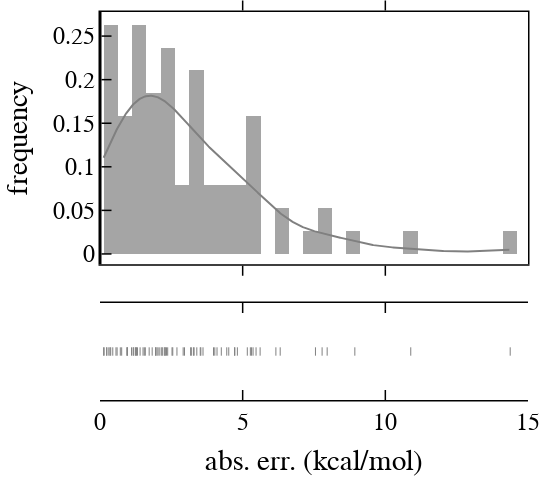

Notebook cell for this chart:
### Markdown cell above
##### absolute error distribution

### Code cell
hist_data = [df_sel['errs_t'].values]
group_labels = [""]
colors = ['gray', blue, green, red]
fig = ff.create_distplot(hist_data, group_labels, show_hist=True, colors=colors, bin_size=0.5)
layout = go.Layout()
layout.legend.update(x=.5, y=1, bgcolor="rgba(0,0,0,0)")
layout.update(showlegend=False)
layout.update(width=550, height=500)
layout.update(glob_layout)
layout["xaxis"].update({'title': "abs. err. (kcal/mol)", "range": [0, 15]})
layout["yaxis"].update({'title': "frequency"})
fig.layout.update(layout)
fig.show()

np.mean(df_sel['errs_t'])

### Figure 1 — Plotly figure (JSON) as saved in the notebook; plotly's stock layout.template omitted (floating-point values rounded to 4 significant figures; data arrays with more than 128 entries replaced by an {"elided": "..."} marker saying what was removed)
{"data": [{"autobinx": false, "histnorm": "probability density", "legendgroup": "", "marker": {"color": "gray"}, "name": "", "opacity": 0.7, "type": "histogram", "x": [0.1272, 0.1442, 0.2355, 0.2387, 0.3098, 0.3504, 0.3752, 0.4479, 0.56, 0.5994, 0.7115, 0.7599, 0.9443, 0.9533, 0.9589, 1.105, 1.161, 1.181, 1.241, 1.262, 1.276, 1.313, 1.405, 1.508, 1.553, 1.588, 1.723, 1.829, 1.948, 1.956, 1.997, 2.037, 2.097, 2.164, 2.183, 2.252, 2.278, 2.288, 2.33, 2.373, 2.524, 2.55, 2.697, 2.915, 2.961, 3.175, 3.201, 3.273, 3.298, 3.393, 3.513, 3.534, 3.61, 3.978, 4.023, 4.102, 4.251, 4.442, 4.512, 4.718, 4.724, 4.814, 5.162, 5.27, 5.312, 5.365, 5.469, 5.612, 6.164, 6.315, 7.551, 7.784, 7.962, 8.931, 10.89, 14.38], "xaxis": "x", "xbins": {"end": 14.38, "size": 0.5, "start": 0.1272}, "yaxis": "y"}, {"legendgroup": "", "marker": {"color": "gray"}, "mode": "lines", "name": "", "showlegend": false, "type": "scatter", "x": {"elided": "500 float values"}, "xaxis": "x", "y": {"elided": "500 float values"}, "yaxis": "y"}, {"legendgroup": "", "marker": {"color": "gray", "symbol": "line-ns-open"}, "mode": "markers", "name": "", "showlegend": false, "type": "scatter", "x": [0.1272, 0.1442, 0.2355, 0.2387, 0.3098, 0.3504, 0.3752, 0.4479, 0.56, 0.5994, 0.7115, 0.7599, 0.9443, 0.9533, 0.9589, 1.105, 1.161, 1.181, 1.241, 1.262, 1.276, 1.313, 1.405, 1.508, 1.553, 1.588, 1.723, 1.829, 1.948, 1.956, 1.997, 2.037, 2.097, 2.164, 2.183, 2.252, 2.278, 2.288, 2.33, 2.373, 2.524, 2.55, 2.697, 2.915, 2.961, 3.175, 3.201, 3.273, 3.298, 3.393, 3.513, 3.534, 3.61, 3.978, 4.023, 4.102, 4.251, 4.442, 4.512, 4.718, 4.724, 4.814, 5.162, 5.27, 5.312, 5.365, 5.469, 5.612, 6.164, 6.315, 7.551, 7.784, 7.962, 8.931, 10.89, 14.38], "xaxis": "x", "y": ["", "", "", "", "", "", "", "", "", "", "", "", "", "", "", "", "", "", "", "", "", "", "", "", "", "", "", "", "", "", "", "", "", "", "", "", "", "", "", "", "", "", "", "", "", "", "", "", "", "", "", "", "", "", "", "", "", "", "", "", "", "", "", "", "", "", "", "", "", "", "", "", "", "", "", ""], "yaxis": "y2"}], "layout": {"barmode": "overlay", "font": {"color": "black", "family": "Helvetica", "size": 24}, "height": 500, "hovermode": "closest", "legend": {"bgcolor": "rgba(0,0,0,0)", "orientation": "v", "traceorder": "reversed", "x": 0.5, "y": 1}, "margin": {"b": 100, "l": 100, "r": 10, "t": 10}, "paper_bgcolor": "rgba(255,255,255,100)", "plot_bgcolor": "white", "showlegend": false, "width": 550, "xaxis": {"anchor": "y2", "color": "black", "domain": [0, 1], "linecolor": "black", "linewidth": 1.5, "mirror": "allticks", "range": [0, 15], "showgrid": false, "showline": true, "ticklen": 10, "ticks": "inside", "tickwidth": 1.5, "title": {"text": "abs. err. (kcal/mol)"}, "zeroline": false}, "yaxis": {"anchor": "free", "color": "black", "domain": [0.35, 1], "linecolor": "black", "linewidth": 1.5, "mirror": "allticks", "position": 0, "showgrid": false, "showline": true, "ticklen": 10, "ticks": "inside", "tickwidth": 1.5, "title": {"text": "frequency"}, "zeroline": false}, "yaxis2": {"anchor": "x", "domain": [0, 0.25], "dtick": 1, "showticklabels": false}}}
